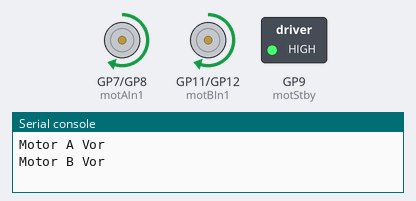
A program run on a simulated Raspberry Pi Pico running MicroPython. Shown: motor-driver pin pairs drawn as motors (green arrow = first pin HIGH = forward, orange = second pin HIGH = backward, longer = more drive, scaled by the enable pin, stopped while the standby pin is LOW), switched loads named in the program (green lamp = pin HIGH), the last lines printed to the serial console.

Above: at 1.0 s.
At 3.0 s:
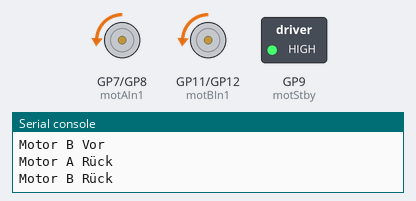
Timing chart, 0 to 4.6 s (numbered marks = the images above):
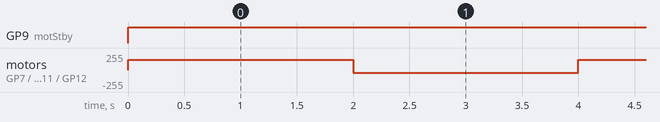

The program:

buch-rpi-pico-kap4-2-motor-treiber.py
```python
# Pico - Ansteuerung Motor-Treiber mit 2 Motoren
# Datei: buch-rpi-pico-kap4-2-motor-treiber.py

#Bibliotheken
import machine
import utime

#Variablen
#Motor A
motAPWM = machine.PWM(machine.Pin(6))
motAPWM.freq(1000)
motAIn1=machine.Pin(7, machine.Pin.OUT)
motAIn2=machine.Pin(8, machine.Pin.OUT)
motStby=machine.Pin(9, machine.Pin.OUT)
#Motor B
motBPWM = machine.PWM(machine.Pin(10))
motBPWM.freq(1000)
motBIn1=machine.Pin(11, machine.Pin.OUT)
motBIn2=machine.Pin(12, machine.Pin.OUT)

#Funktionen

#Loop
while True:
    motStby.value(1)
    #Vorwärts A
    motAPWM.duty_u16(40000)
    motAIn1.value(1)
    motAIn2.value(0)
    print("Motor A Vor")
    #Vorwärts B
    motBPWM.duty_u16(40000)
    motBIn1.value(1)
    motBIn2.value(0)
    print("Motor B Vor")
    utime.sleep(2)
    #Rückwärts A
    motAPWM.duty_u16(10000)
    motAIn1.value(0)
    motAIn2.value(1)
    print("Motor A Rück")
    #Rückwärts B
    motBPWM.duty_u16(10000)
    motBIn1.value(0)
    motBIn2.value(1)
    print("Motor B Rück")
    utime.sleep(2)
```

Measured:
- by itself, GP9 (motStby): LOW → HIGH at 0.00 s
- by itself, motor on GP7 (motAIn1) / GP8 (motAIn2), motor on GP11 (motBIn1) / GP12 (motBIn2): alternates forward 156/255 for 2.0 s and backward 39/255 for 2.0 s
